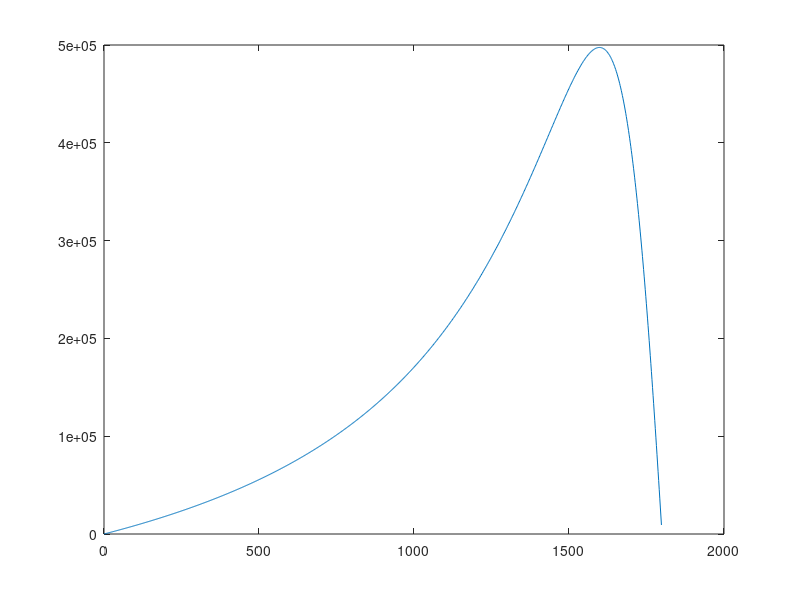

Here is the MATLAB script that generated this plot:
clc
clear all

P  = 4;
fs = 60;
Nm = 1725;
Vl = 4160;
Vs = Vl/sqrt(3);
R1 = 0.521;
R2 = 1.32;
X1 = 4.98;
X2 = 5.32;
Xm = 136;
P_rot = 3500;

Ns = 120*fs/P;
S = (Ns - Nm)/Ns;
V_th = Vs*(Xm)/sqrt(R1^2 + (X1+Xm)^2);
R_th = (Xm/(X1+Xm))^2*R1;
X_th = X1;
Z_th = (R_th + R2/S) + i*(X_th + X2);
phi = angle(Z_th);
PF = cos(phi)
I2 = V_th/Z_th;
Is = abs(I2);
P1 = sqrt(3)*Vl*Is*PF

S=1:-0.001:0;
S(1001)=0.001;
Nm=(1-S)*Ns;
for ii=1:1000
P_mech(ii)=(3*V_th^2*((1-S(ii)))/S(ii))/(((R_th+R2/S(ii))^2+(X_th+X2)^2));
end
P_mech(1001) = P_mech(1000);
P_conv = P_mech(960);
P2 = 500000;
P2 = P_conv - P_rot
eta = P2/P1
plot(Nm,P_mech)

